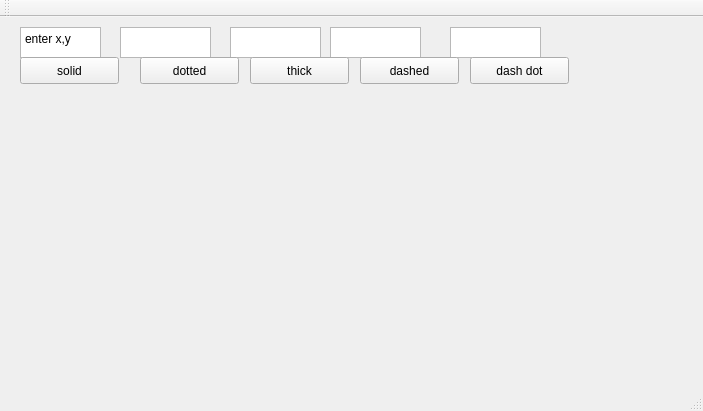
<?xml version="1.0" encoding="UTF-8"?>
<ui version="4.0">
 <class>MainWindow</class>
 <widget class="QMainWindow" name="MainWindow">
  <property name="geometry">
   <rect>
    <x>0</x>
    <y>0</y>
    <width>703</width>
    <height>411</height>
   </rect>
  </property>
  <property name="windowTitle">
   <string>MainWindow</string>
  </property>
  <widget class="QWidget" name="centralWidget">
   <widget class="QPlainTextEdit" name="plainTextEdit">
    <property name="geometry">
     <rect>
      <x>20</x>
      <y>10</y>
      <width>81</width>
      <height>31</height>
     </rect>
    </property>
    <property name="plainText">
     <string>enter x,y</string>
    </property>
   </widget>
   <widget class="QTextEdit" name="textEdit">
    <property name="geometry">
     <rect>
      <x>120</x>
      <y>10</y>
      <width>91</width>
      <height>31</height>
     </rect>
    </property>
   </widget>
   <widget class="QTextEdit" name="textEdit_2">
    <property name="geometry">
     <rect>
      <x>230</x>
      <y>10</y>
      <width>91</width>
      <height>31</height>
     </rect>
    </property>
   </widget>
   <widget class="QTextEdit" name="textEdit_3">
    <property name="geometry">
     <rect>
      <x>330</x>
      <y>10</y>
      <width>91</width>
      <height>31</height>
     </rect>
    </property>
   </widget>
   <widget class="QTextEdit" name="textEdit_4">
    <property name="geometry">
     <rect>
      <x>450</x>
      <y>10</y>
      <width>91</width>
      <height>31</height>
     </rect>
    </property>
   </widget>
   <widget class="QLabel" name="label">
    <property name="geometry">
     <rect>
      <x>20</x>
      <y>80</y>
      <width>651</width>
      <height>271</height>
     </rect>
    </property>
    <property name="text">
     <string/>
    </property>
   </widget>
   <widget class="QPushButton" name="pushButton">
    <property name="geometry">
     <rect>
      <x>20</x>
      <y>40</y>
      <width>99</width>
      <height>27</height>
     </rect>
    </property>
    <property name="text">
     <string>solid</string>
    </property>
   </widget>
   <widget class="QPushButton" name="pushButton_2">
    <property name="geometry">
     <rect>
      <x>140</x>
      <y>40</y>
      <width>99</width>
      <height>27</height>
     </rect>
    </property>
    <property name="text">
     <string>dotted</string>
    </property>
   </widget>
   <widget class="QPushButton" name="pushButton_3">
    <property name="geometry">
     <rect>
      <x>250</x>
      <y>40</y>
      <width>99</width>
      <height>27</height>
     </rect>
    </property>
    <property name="text">
     <string>thick</string>
    </property>
   </widget>
   <widget class="QPushButton" name="pushButton_4">
    <property name="geometry">
     <rect>
      <x>360</x>
      <y>40</y>
      <width>99</width>
      <height>27</height>
     </rect>
    </property>
    <property name="text">
     <string>dashed</string>
    </property>
   </widget>
   <widget class="QPushButton" name="pushButton_5">
    <property name="geometry">
     <rect>
      <x>470</x>
      <y>40</y>
      <width>99</width>
      <height>27</height>
     </rect>
    </property>
    <property name="text">
     <string>dash dot</string>
    </property>
   </widget>
  </widget>
  <widget class="QMenuBar" name="menuBar">
   <property name="geometry">
    <rect>
     <x>0</x>
     <y>0</y>
     <width>703</width>
     <height>25</height>
    </rect>
   </property>
  </widget>
  <widget class="QToolBar" name="mainToolBar">
   <attribute name="toolBarArea">
    <enum>TopToolBarArea</enum>
   </attribute>
   <attribute name="toolBarBreak">
    <bool>false</bool>
   </attribute>
  </widget>
  <widget class="QStatusBar" name="statusBar"/>
 </widget>
 <layoutdefault spacing="6" margin="11"/>
 <resources/>
 <connections/>
</ui>
